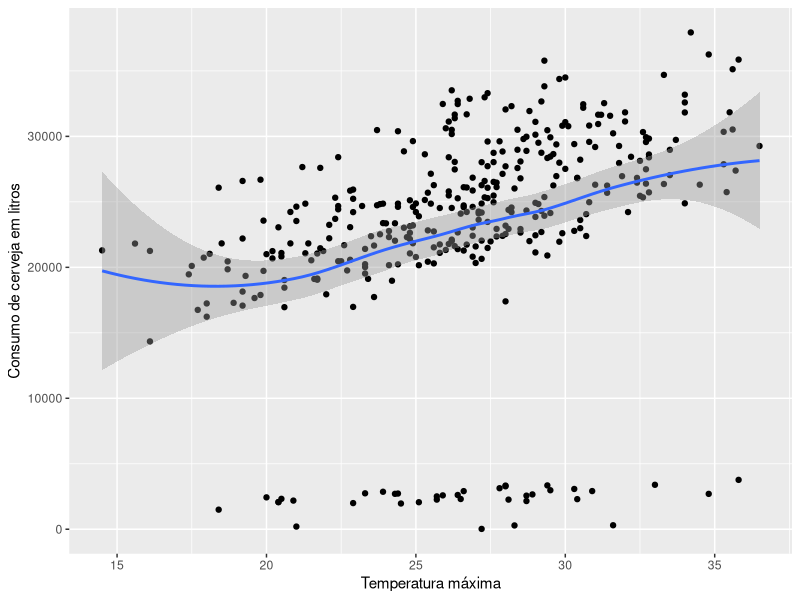
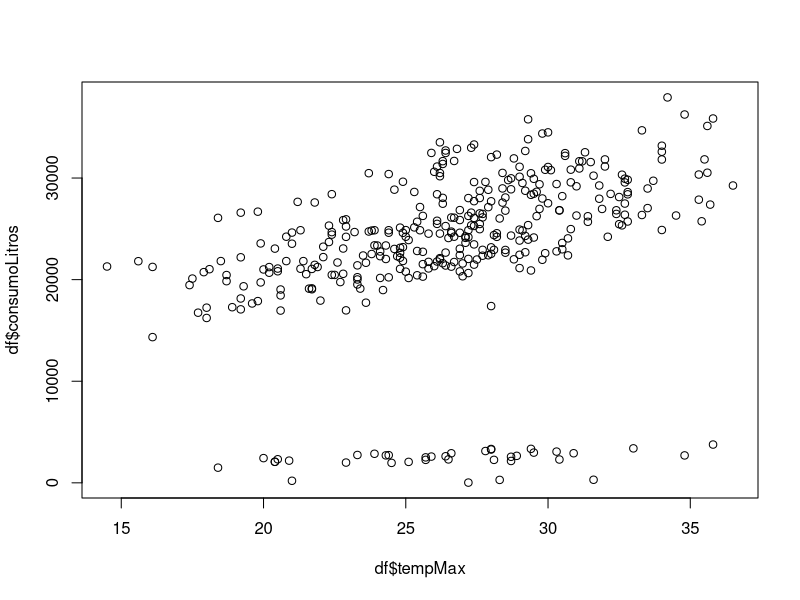
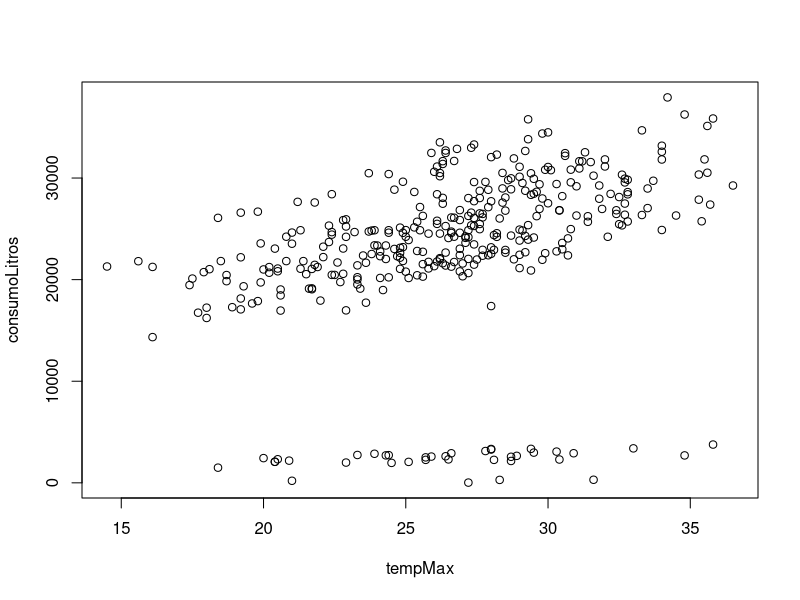

These figures' R source, in order:
#### Aula 03 - Data Frame ####

# Primeiro - instalar pacotes
install.packages("ggplot2", dep = T)
install.packages("ggpubr", dep = T)
# Segundo - baixar planilha no onedrive (link no chat do meet)
# consumo_cerveja.csv

getwd() #mostra o diretorio no qual vc esta trabalhando
setwd() #define o diretorio

getwd()

## Carregando uma planilha no R
dir()
df <- read.table("consumo_cerveja.csv", sep =",", h = TRUE)
df <- read.csv("consumo_cerveja.csv", h = TRUE)
View(df) #mostra planilha
head(df) #mostra primeiras 6 linhas
tail(df) #mostra ultimas 6 linhas

str(df)

head(df,10) #mostra as 10 primeiras
summary(df)

#Comprimento da minha tabela, mas não vou olhar as medidas
# no meu ambiente
length(df$data)
df$tempMed

#para navegar entre as colunas é muito fácil, pois basta usar o símbolo
# de $

library(ggplot2)
library(ggpubr)

# Plot species-env relationships
colnames(df)
# Grafico lindao by Yanzin
p1 <- ggplot(data = df, mapping = aes(x = tempMax, y = consumoLitros)) + 
  geom_point() + 
  geom_smooth(method="loess") + 
  xlab('Temperatura máxima') + 
  ylab('Consumo de cerveja em litros')

p1
#Grafico feiosoooo

plot(df$consumoLitros ~ df$tempMax)
plot(consumoLitros ~ tempMax, data = df)


### Acessando informações 
df[1:10,2]

#Qual a outra maneira de navegar nas colunas? Sem usar os números?
colnames(df)
df[,"tempMed"]
df[5,]
df[10,]
df[15,2]
df[35,c(2,3,4)]

# Eu quero que vocês façam
  # Selecione apenas as linhas 35, 150, 360 e 365
  # Apenas da 6 coluna da tabela
  # Criando um novo objeto chamado amostra
  # Calculem a média e o desvio padrão

amostra <- df[c(35,150,360,365),6]
mean(amostra);sd(amostra)

# Voces se lembram dos testes lógicos?
# Que a laís mostrou para vocês?
# Quero saber se vocês sabem perguntar pro R
# Se tem valores iguais 28000 litros na minha coluna consumoLitros
# (sexta coluna)

df$consumoLitros==28000

# Sera que tem consumo igual 35589?
df$consumoLitros==35589

# Que tal a gente brincar com o R e perguntar?a repeito das temperaturas?
# Acima de 21 graus (temperatura média)?
df[df$tempMed >= 21,]

df[df$tempMed < 16, ]
grau16 <- df[df$tempMed <= 16, ]#criamos um objeto com a seleção de dados

grau16[grau16$tempMax >= 20, 4] <- 14.5 #vamos substituir os balores

View(grau16)

# Além de substituir a gente pode fazer outras coisas, como botar mais de uma condição


df[df$tempMax == 29 & df$consumoLitros<20000,] # tem que atender as duas demandas

df[df$tempMax==18.1 | df$consumoLitros < 20000,] # temque atender as duas demandas, mas nem tanto

#salva nossa tabela em um novo vetor
d2 <- df

d2 <- d2[20:150,]
length(d2$tempMin)




